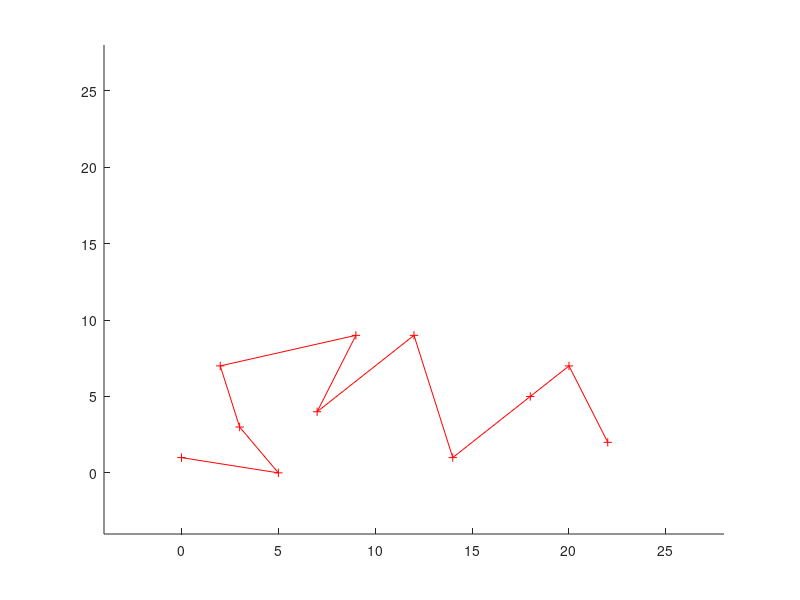

Reproduce this figure in MATLAB. (Note: this script raises an error after producing the figure.)
clear all
close all

neighborhood_radius = 1.5;

radius = 0.6;
positionsT = [0 1;...
              5 0;...
              3 3;...
              2 7;...
              9 9;...
              7 4;...
              12 9;...
              14 1;...
              18 5;...
              20 7;...
              22 2];
positions = positionsT';          
     
velocity_angle_max = pi/2;
velocity_angle_min = -pi/2;

velocity_radius_dist_max = neighborhood_radius/2;
velocity_radius_dist_min = -neighborhood_radius/2;



velocities = [];

angle_max = 2*pi;
angle_min = 0;

radius_dist_max = neighborhood_radius;
radius_dist_min = neighborhood_radius;

particle_attraction = 2;
global_attraction = 1.0;
particle_attraction = 1.2;
global_attraction = 0.6;
inertia = 0.9;
inertia_min = 0.2;

inertia_decrease = 0.995
velocity_decrease = 1.0
velocity_decrease_rate = 1.0

%p_pos =[0.5968    4.8915    4.4503    5.8714    4.8028    1.6518    6.2458];
%p_vel = [-0.3926   -0.7470   -0.2836   -0.4165   -0.7466    0.6945    0.5927];

p_pos = [angle_max*rand(1,size(positions,2));...
         angle_max*rand(1,size(positions,2));...
         ((radius_dist_max-radius_dist_min)*rand(1,size(positions,2))-(radius_dist_max-radius_dist_min)*0.5*ones(1,size(positions,2)))];

p_vel_angle_heading = (velocity_angle_max-velocity_angle_min)*rand(1,size(positions,2))-(((velocity_angle_max-velocity_angle_min)/2.0)*ones(1,size(positions,2)));
p_vel_angle_neigh = (velocity_angle_max-velocity_angle_min)*rand(1,size(positions,2))-(((velocity_angle_max-velocity_angle_min)/2.0)*ones(1,size(positions,2)));
p_vel_radius_dist = (velocity_radius_dist_max-velocity_radius_dist_min)*rand(1,size(positions,2))-(((velocity_radius_dist_max-velocity_radius_dist_min)/2.0)*ones(1,size(positions,2)));
p_vel = [p_vel_angle_heading;...
         p_vel_angle_neigh;...
         p_vel_radius_dist]
   
%{
p_pos = [angle_max*rand(1,size(positions,2))];
p_vel = [(velocity_angle_max-velocity_angle_min)*rand(1,size(positions,2))-(((velocity_angle_max-velocity_angle_min)/2.0)*ones(1,size(positions,2)))];     
%}  
  
p_best = p_pos;%zeros(1,size(positions,2));
g_best = p_pos;%zeros(1,size(positions,2));

p_best_fitnesses = ones(3,size(positions,2))*realmax;
g_best_fitnesses = realmax;

%{
for pId=1:(size(p_pos,2)-1)
    p_pos(1,pId) = atan2(positions(2,pId+1)-positions(2,pId),positions(1,pId+1)-positions(1,pId));
end
p_pos(1,size(p_pos,2)) = p_pos(1,size(p_pos,2)-1);
p_best = p_pos;%zeros(1,size(positions,2));
g_best = p_pos;%zeros(1,size(positions,2));
%}

%gBestPath = getPathTour(positions,p_pos,radius);
%{
dub_lengths = zeros(1,size(positions,2)-1) 
for pId=2:size(positions,2)
    startPos = [positions(1,pId - 1),positions(2,pId - 1),p_pos(pId - 1)];
    goalPos = [positions(1,pId ),positions(2,pId),p_pos(pId)];
    dubinsRet = dubins(startPos,goalPos,radius);
    dub_lengths(1,pId-1) = dubinsRet.length;
end
%}




figure(1)
hold on
xlim([-4 28])
ylim([-4 28])
plot(positions(1,:),positions(2,:),'r+-')
wholePath = getPathTour(positions,p_pos,radius)
plot(wholePath.path(:,1),wholePath.path(:,2),'b-')
length_best = wholePath.length;
currentBest = getPathTour(positions,g_best,radius);
for iter=1:2000
    %velocity_angle_max=velocity_angle_max*0.997;
    %fprintf('%d/%d\n',iter,1000)
    
    
    positions_in_neigh = positions + [p_pos(3,:).*cos(p_pos(2,:));p_pos(3,:).*sin(p_pos(2,:))];
    %positions_in_neigh = positions;
    new_wholePath = getPathTour(positions_in_neigh,p_pos(1,:),radius);
    
    %positions
    %positions_in_neigh
    particle_impr = false;
    for pId=1:size(p_best,2)
        fitnessParticle = 0;
        %for width = 0
        for width = -1:0
            pID_width =  pId + width;
            if pID_width >= 1 && pID_width <= size(new_wholePath.lengths,2)
                %pId
                %pID_width
                fitnessParticle = fitnessParticle + new_wholePath.lengths(1,pID_width);
            end
        end
        %{
        if pId - 1 >=1
            startPos = [positions(1,pId - 1),positions(2,pId - 1),p_pos(1,pId - 1)];
            goalPos = [positions(1,pId ),positions(2,pId),p_pos(1,pId)];
            dubinsRet = dubins(startPos,goalPos,radius);
            fitnessParticle = fitnessParticle + dubinsRet.length;
        end
        if pId + 1 <= size(p_best,2)
            startPos = [positions(1,pId ),positions(2,pId ),p_pos(1,pId )];
            goalPos = [positions(1,pId +1),positions(2,pId+1),p_pos(1,pId+1)];
            dubinsRet = dubins(startPos,goalPos,radius);
            fitnessParticle = fitnessParticle + dubinsRet.length;
        end
        %}
        if( fitnessParticle < p_best_fitnesses(1,pId))
            p_best_fitnesses(1,pId) = fitnessParticle;
            p_best(:,pId) = p_pos(:,pId);
            particle_impr = true;
        end
    end
    if particle_impr
       positions_in_neigh_best = positions + [p_best(3,:).*cos(p_best(2,:));p_best(3,:).*sin(p_best(2,:))];
       particleBest = getPathTour(positions_in_neigh_best,p_best,radius); 
    end
    
    %p_best_fitnesses
    %p_best

    
    if new_wholePath.length < g_best_fitnesses
        g_best_fitnesses = new_wholePath.length;
        g_best = p_pos;
        positions_in_neigh_best = positions + [g_best(3,:).*cos(g_best(2,:));g_best(3,:).*sin(g_best(2,:))];
        currentBest = getPathTour(positions_in_neigh_best,g_best,radius);
        fprintf('%f iter %d intertia %f\n',g_best_fitnesses,iter,inertia)
    end
    
 
    diff_p_best_p_pos_heading = mod(p_best(1,:) - p_pos(1,:) + pi,2*pi) - pi;
    diff_p_best_p_pos_ang_neigh = mod(p_best(2,:) - p_pos(2,:) + pi,2*pi) - pi;
    diff_p_best_p_pos_radius_dist = abs(p_best(3,:) - p_pos(3,:));
    
    particle_best_attraction = [particle_attraction*(diff_p_best_p_pos_heading)*diag(rand(1,size(p_best,2)));...
                                particle_attraction*(diff_p_best_p_pos_ang_neigh)*diag(rand(1,size(p_best,2)));...
                                particle_attraction*(diff_p_best_p_pos_radius_dist)*diag(rand(1,size(p_best,2)))];
                            
    diff_g_best_p_pos_heading = mod(g_best(1,:) - p_pos(1,:) + pi,2*pi) - pi;
    diff_g_best_p_pos_ang_neigh = mod(g_best(2,:) - p_pos(2,:) + pi,2*pi) - pi;
    diff_g_best_p_pos_radius_dist = abs(g_best(3,:) - p_pos(3,:));
    global_best_attraction = [global_attraction*(diff_g_best_p_pos_heading)*diag(rand(1,size(p_best,2)));...
                              global_attraction*(diff_g_best_p_pos_ang_neigh)*diag(rand(1,size(p_best,2)));...
                              global_attraction*(diff_g_best_p_pos_radius_dist)*diag(rand(1,size(p_best,2)))];
    %p_best
    
    %g_best
    p_vel_next = inertia*p_vel + particle_best_attraction+global_best_attraction;
    inertia=inertia*inertia_decrease;
    if(inertia < inertia_min)
        inertia=inertia_min;
    end
    %p_vel_next = velocity_decrease*p_vel_next;
    
    p_vel_next(1,p_vel_next(1,:)>velocity_angle_max) = velocity_angle_max;
    p_vel_next(1,p_vel_next(1,:)<velocity_angle_min) = velocity_angle_min;
    p_vel_next(2,p_vel_next(2,:)>velocity_angle_max) = velocity_angle_max;
    p_vel_next(2,p_vel_next(2,:)<velocity_angle_min) = velocity_angle_min;
    p_vel_next(3,p_vel_next(3,:)>velocity_radius_dist_max) = velocity_radius_dist_max;
    p_vel_next(3,p_vel_next(3,:)<velocity_radius_dist_min) = velocity_radius_dist_min;
    
    
    p_pos_next = p_pos + p_vel;
    p_pos_next(1,p_pos_next(1,:)>2*pi)=p_pos_next(1,p_pos_next(1,:)>2*pi)-2*pi;
    p_pos_next(1,p_pos_next(1,:)<0)=p_pos_next(1,p_pos_next(1,:)<0)+2*pi;
    p_pos_next(2,p_pos_next(2,:)>2*pi)=p_pos_next(2,p_pos_next(2,:)>2*pi)-2*pi;
    p_pos_next(2,p_pos_next(2,:)<0)=p_pos_next(2,p_pos_next(2,:)<0)+2*pi;
    p_pos_next(3,p_pos_next(3,:)>radius_dist_max)=radius_dist_max;
    p_pos_next(3,p_pos_next(3,:)<radius_dist_min)=radius_dist_min;
    p_pos = p_pos_next;
    p_vel = p_vel_next;
    %velocities = [velocities;p_vel];
    
    
    hold off
    plot(positions(1,:),positions(2,:),'r+-')
    hold on
    
    for pos=1:size(positions,2)
        rectangle('Position',[positions(1,pos)-neighborhood_radius positions(2,pos)-neighborhood_radius 2*neighborhood_radius 2*neighborhood_radius],'Curvature',[1 1],'EdgeColo',[0.5 0.5 0.5])
    end
    plot(positions_in_neigh(1,:),positions_in_neigh(2,:),'c*')
    
    plot(new_wholePath.path(:,1),new_wholePath.path(:,2),'b-')
    plot(currentBest.path(:,1),currentBest.path(:,2),'g-')
    plot(particleBest.path(:,1),particleBest.path(:,2),'c-')
    xlim([-4 28])
    ylim([-4 14])
    drawnow
    
end
